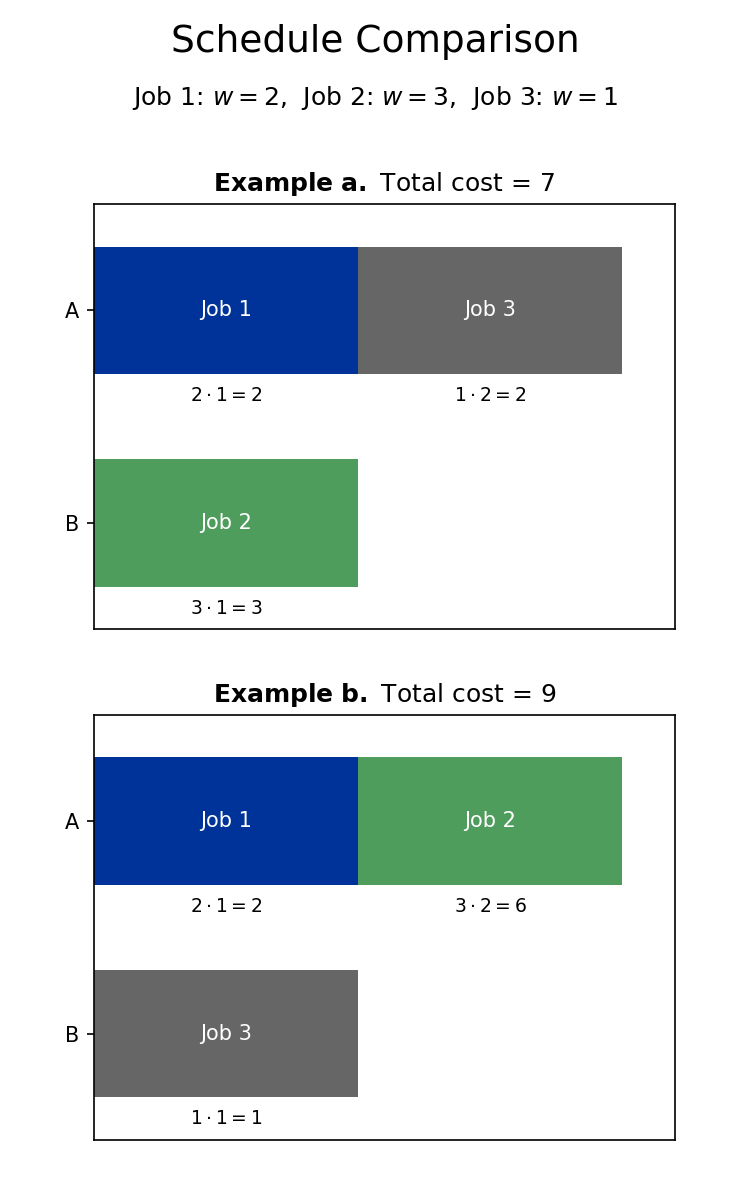

Write the Python code that produced this figure.
import matplotlib.pyplot as plt

# Example schedules (unit durations, weights w1=2, w2=3, w3=1)
jobs = [
    {"name": "Job 1", "weight": 2, "color": "#003399"},
    {"name": "Job 2", "weight": 3, "color": "#4f9d5d"},
    {"name": "Job 3", "weight": 1, "color": "#666666"},
]

schedule1 = [
    {"job": jobs[0], "machine": "A", "start": 0},
    {"job": jobs[2], "machine": "A", "start": 1},
    {"job": jobs[1], "machine": "B", "start": 0},
]

schedule2 = [
    {"job": jobs[0], "machine": "A", "start": 0},
    {"job": jobs[1], "machine": "A", "start": 1},
    {"job": jobs[2], "machine": "B", "start": 0},
]


def plot_schedule_with_cost(schedule, label, ax):
    # Map machines to y‐positions (A on top, B below)
    machines = ["A", "B"]
    y_positions = {m: idx for idx, m in enumerate(machines)}

    total_cost = 0
    for entry in schedule:
        job = entry["job"]
        job_name = job["name"]
        m = entry["machine"]
        start = entry["start"]
        w = job["weight"]
        y = y_positions[m]
        Cj = start + 1
        cost = w * Cj
        total_cost += cost
        color = job["color"]

        # Draw the horizontal bar
        ax.barh(y, 1, left=start, height=0.6, color=color)
        # Label the bar with the job name
        ax.text(start + 1 / 2, y, job_name, va="center", ha="center", color="white", fontsize=10)
        # Annotate the weighted cost above each bar
        ax.text(
            start + 1 / 2,
            y + 0.4,
            rf"${w} \cdot {Cj} = {cost}$",
            va="center", ha="center", color="black", fontsize=9
        )

    # Remove x-axis ticks and grid
    ax.set_xticks([])
    ax.grid(False)

    # Y-axis: “Machine A” then “Machine B”
    ax.set_yticks(list(y_positions.values()))
    ax.set_yticklabels([f"{m}" for m in machines])
    ax.invert_yaxis()  # so Machine A is on top
    ax.set_xlim(0, 2.2)

    ax.set_ylim(1.5, -.5)

    # Annotate total cost centered below the plot
    ax.set_title(rf"$\mathbf{{Example\ {label}.}}$ Total cost = ${total_cost}$")


# Create a figure with two stacked subplots
fig, (ax1, ax2) = plt.subplots(2, 1, figsize=(5, 8), sharex=True)

plot_schedule_with_cost(schedule1, "a", ax1)
plot_schedule_with_cost(schedule2, "b", ax2)

job_text = ",  ".join([f"{job['name']}: $w={job['weight']}$" for job in jobs])
fig.text(0.5, 0.93, job_text, ha="center", va="top", fontsize=12)

fig.suptitle("Schedule Comparison", fontsize=18)
plt.subplots_adjust(bottom=0.05, top=0.83)

# Save to PNG (for PowerPoint insertion)
fig.savefig("toy_example_gantt.png", dpi=150)
